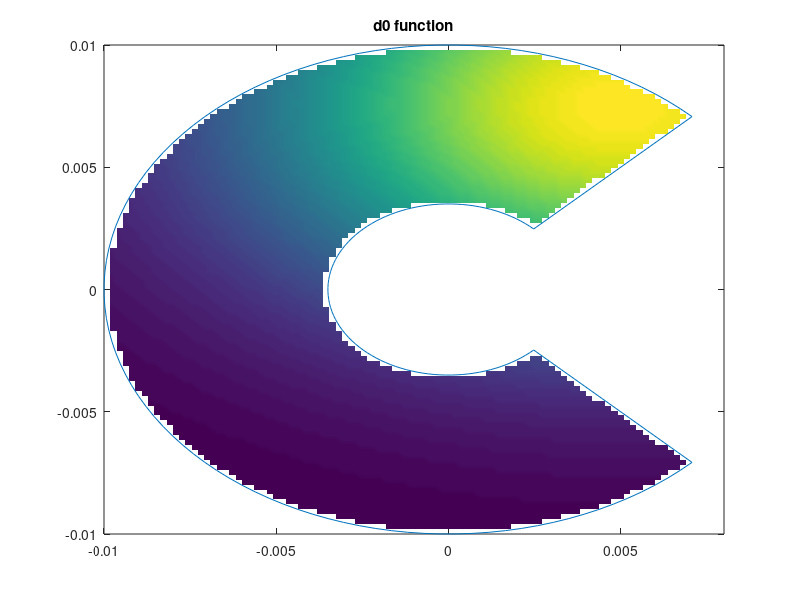

MATLAB code for this plot: (Note: this script raises an error after producing the figure.)
clear all
clc
%% This script simulates measurements to be used with the C-shape example

%% mesh
nx = 100; ny = 100;
xmin = -10e-3;   xmax = 8e-3;
ymin = -10e-3;   ymax = 10e-3;
x = linspace(xmin,xmax,nx);
y = linspace(ymin,ymax,ny);
% if ~any(y)==0 || isempty(y); y=[y(y<0) 0 y(y>0)]; ny=ny+1; end % for the slice plot
% y_zero_index = find(y==0);
[X,Y] = meshgrid(x,y); Xp=X; Yp=Y;
R = sqrt(X.^2+Y.^2); THETA = atan2(Y,X);
indices = R<=20e-3/2 & R>=7e-3/2 & (THETA>=pi/4 | THETA<=-pi/4); % points inside the C

theta = linspace(pi/4,2*pi-pi/4,100)';
[xtmp,ytmp] = pol2cart(theta,10e-3);
xb = [xtmp];
yb = [ytmp];

theta = linspace(2*pi-pi/4,pi/4,100)';
[xtmp,ytmp] = pol2cart(theta,3.5e-3);
xb = [xtmp;xb;xtmp(1)];
yb = [ytmp;yb;ytmp(1)];


%% artificial d0 field
mux = 5e-3;
muy = 7.5e-3;
Lx = 15e-3/2;
Ly = 6e-3;
A = 0.01;
d0_const = 4.056;

d0_field = @(x,y) A.*exp(-0.5*(x - mux).^2/Lx^2 - 0.5*(y-muy).^2/Ly^2) + d0_const;


d0_f = nan(size(X));

d0_f(indices) = d0_field(X(indices),Y(indices));

figure(5)
clf
pcolor(X,Y,d0_f)
hold on
plot(xb,yb)
hold off
title('d0 function')
shading interp

%% make rays and find intersects
n_pixels = 180;
n_angles = 60;


angles = linspace(0,pi*(n_angles-1)/n_angles,n_angles);


[ pixelPoints ] = as_createPixelGrid(n_pixels,30*1e-3);
[ lines ] =  createRayLines(angles, pixelPoints);


[mStructs, numM, shitlist,ylistr] = find_intersects(lines, xb,yb, 35e-3,4);
n_obs = length(mStructs);
nsegs = [mStructs.nsegs];         % allocate space for #segments per measurement

entry = NaN(max(nsegs)*2,n_obs);
exit = NaN(max(nsegs)*2,n_obs);
                                    % counter of total number of segments
entrytmp = [mStructs.entry];
entry(:) = entrytmp(:);
exittmp = [mStructs.exit];
exit(:) = exittmp(:);
nhat = [mStructs.nHat];
L = [mStructs.L]';

xlines = [entry(1,:);
    exit(1,:);
    nan(size(entry(1,:)))];

xlines2 = [entry(3,nsegs==2);
    exit(3,nsegs==2);
    nan(size(entry(3,nsegs==2)))];

ylines = [entry(2,:);
    exit(2,:);
    nan(size(entry(2,:)))];

ylines2 = [entry(4,nsegs==2);
    exit(4,nsegs==2);
    nan(size(entry(4,nsegs==2)))];

xlines = [xlines(:);xlines2(:)];
ylines = [ylines(:);ylines2(:)];


figure(2)
clf
plot(xb,yb,'k','LineWidth',1.5)
hold on
% plot(entry(1,:),entry(2,:))
% plot(exit(1,:),entry(2,:))
plot(xlines,ylines,'-o')
hold off
xlim([min(xb)*1.1 max(xb)*1.1])
ylim([min(yb)*1.1 max(yb)*1.1])



%%
load('C_shape_FEA.mat')

Exx = nan(size(X));
Exy = Exx;
Eyy = Exx;

Exx(indices) = Fxx(X(indices),Y(indices));
Exy(indices) = Fxy(X(indices),Y(indices));
Eyy(indices) = Fyy(X(indices),Y(indices));


figure(1)
clf

subplot 131
pcolor(X,Y,Exx)
shading interp
caxis([-max(abs(Exx(:))) max(abs(Exx(:)))])
axis equal
hold on
plot(xb,yb,'k','LineWidth',1.5)
hold off
title('Exx')

subplot 132
pcolor(X,Y,Exy)
shading interp
axis equal
hold on
plot(xb,yb,'k','LineWidth',1.5)
hold off
title('Exy')
caxis([-max(abs(Exy(:))) max(abs(Exy(:)))])

subplot 133
pcolor(X,Y,Eyy)
shading interp
axis equal
hold on
plot(xb,yb,'k','LineWidth',1.5)
hold off
title('Eyy')
caxis([-max(abs(Eyy(:))) max(abs(Eyy(:)))])


%% d0 varying measurements
sig_m = 1e-4;


d = zeros(n_obs,1);
for ss = 1:max(nsegs)
    segs = nsegs >= ss;
    Lseg = sqrt(sum((exit(ss*2-1:ss*2,segs)-entry(ss*2-1:ss*2,segs)).^2,1)).';
    d(segs) = d(segs) + make_measurements_d0varying( entry(ss*2-1:ss*2,segs), exit(ss*2-1:ss*2,segs),Fxx, Fxy, Fyy,d0_field).*Lseg;
end
d = d./L;

dm = d  + d0_const*sig_m*randn(size(entry,2),1);
y_const = (dm - d0_const)/d0_const; % measurement assuming constant d0

%% save
save('C_shape_sim_data4_60','entry','exit','nhat','nsegs','y_const','d','dm','L')


